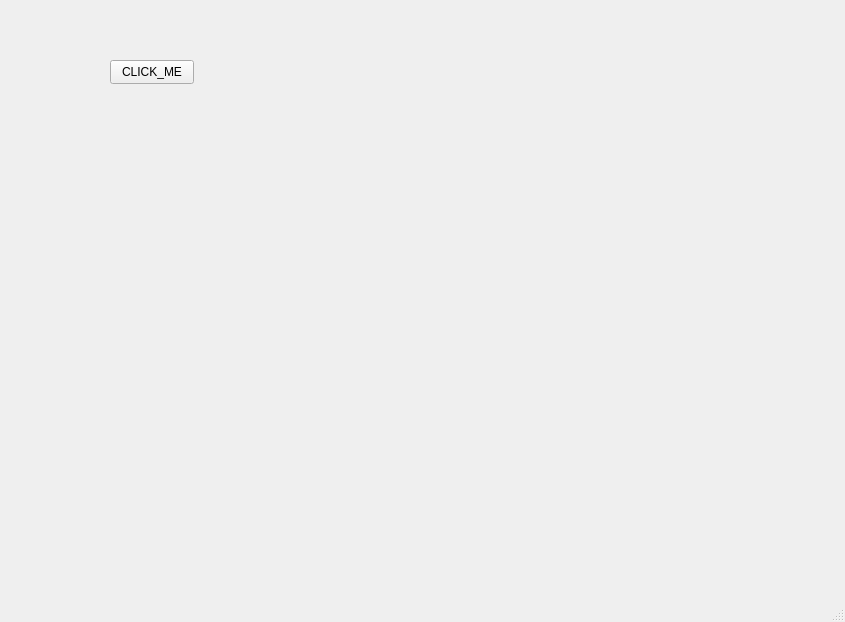
<?xml version="1.0" encoding="UTF-8"?>
<ui version="4.0">
 <class>MyMainWindow</class>
 <widget class="QMainWindow" name="MyMainWindow">
  <property name="geometry">
   <rect>
    <x>0</x>
    <y>0</y>
    <width>845</width>
    <height>622</height>
   </rect>
  </property>
  <property name="windowTitle">
   <string>MyMainWindow</string>
  </property>
  <widget class="QWidget" name="centralwidget">
   <widget class="QPushButton" name="btn_test">
    <property name="geometry">
     <rect>
      <x>110</x>
      <y>60</y>
      <width>84</width>
      <height>24</height>
     </rect>
    </property>
    <property name="text">
     <string>CLICK_ME</string>
    </property>
   </widget>
  </widget>
  <widget class="QMenuBar" name="menubar">
   <property name="geometry">
    <rect>
     <x>0</x>
     <y>0</y>
     <width>845</width>
     <height>25</height>
    </rect>
   </property>
  </widget>
  <widget class="QStatusBar" name="statusbar"/>
 </widget>
 <resources/>
 <connections/>
</ui>
